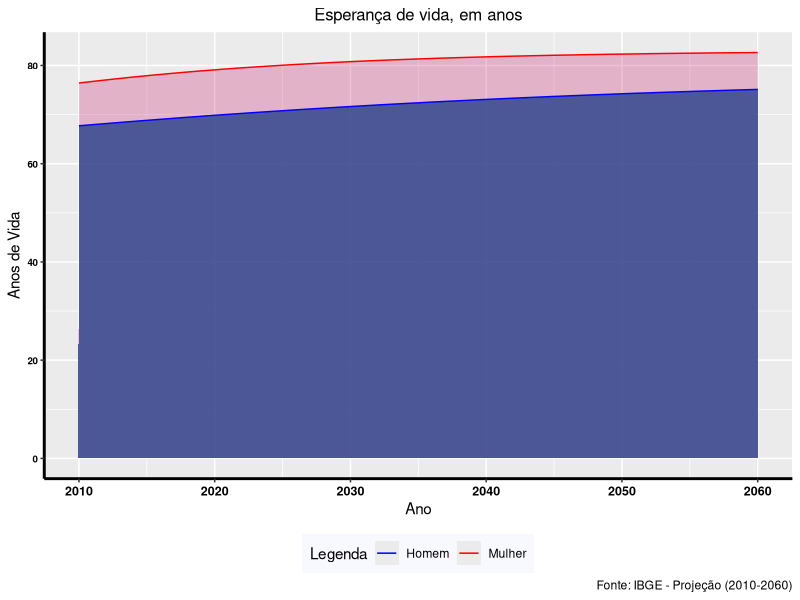

The R script that drew this image:

library(ggplot2)
library(ggthemes)
library(RColorBrewer)
library(Cairo)
library(dplyr)

# dataset
proj18 <- read.csv2("proj18.csv")

# grafico
ggplot(proj18, aes(x=Ano)) +
  geom_area(aes(y=EVNFem),fill="violetred3",alpha=0.3) +
  geom_area(aes(y=EVNMasc),fill="royalblue4",alpha=0.8) +
  geom_line(aes(y=EVNFem,color="red")) +
  geom_line(aes(y=EVNMasc,color="blue")) +           
  labs(title = "Esperança de vida, em anos",
       caption = "Fonte: IBGE - Projeção (2010-2060)",
       x="Ano", y="Anos de Vida") +
  theme(axis.title.x = element_text(colour = "black"),
        axis.title.y = element_text(colour = "black"),
        axis.text.y = element_text(face="bold", color="#000000", 
                                   size=7),
        axis.line = element_line(colour = "black", 
                                 size = 1, linetype = "solid"),
        plot.title = element_text(colour = "black", size = 12, hjust=0.5),
        axis.text.x = element_text(face="bold", color="#000000", 
                                   size=9)) +
  scale_colour_manual(name = 'Legenda', 
                      values =c('red'='red','blue'='blue'), labels = c('Homem','Mulher')) +
  theme(legend.position = "bottom", legend.background = element_rect(fill="ghostwhite",
                                                                     size=0.5, linetype="blank"))
